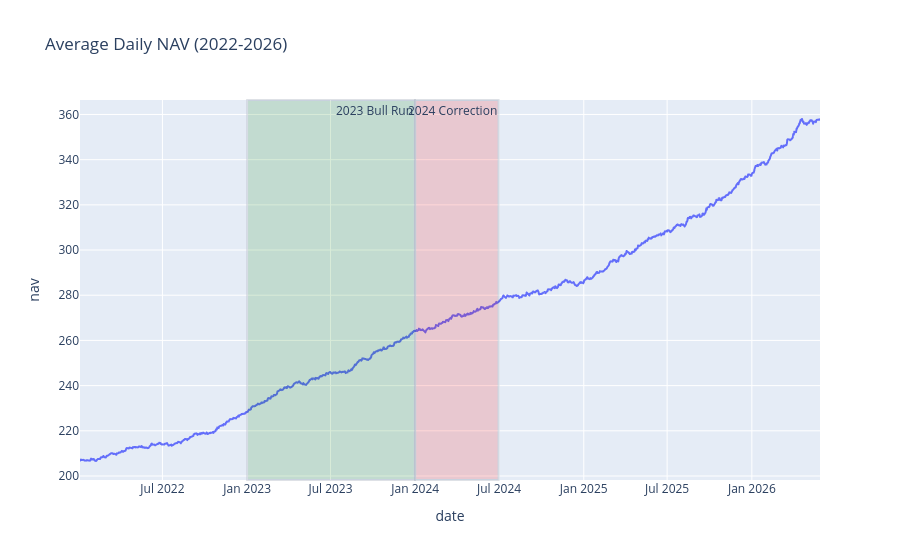

Write notebook code for a chart like this one.
### Code cell
fig = px.line(
    daily_nav,
    x="date",
    y="nav",
    title="Average Daily NAV (2022-2026)"
)

fig.add_vrect(
    x0="2023-01-01",
    x1="2023-12-31",
    annotation_text="2023 Bull Run",
    fillcolor="green",
    opacity=0.15
)

fig.add_vrect(
    x0="2024-01-01",
    x1="2024-06-30",
    annotation_text="2024 Correction",
    fillcolor="red",
    opacity=0.15
)

fig.show()

### Figure 1 — Plotly figure (JSON) as saved in the notebook; plotly's stock layout.template omitted (floating-point values rounded to 4 significant figures; data arrays with more than 128 entries replaced by an {"elided": "..."} marker saying what was removed)
{"data": [{"hovertemplate": "date=%{x}<br>nav=%{y}<extra></extra>", "legendgroup": "", "line": {"color": "#636efa", "dash": "solid"}, "marker": {"symbol": "circle"}, "mode": "lines", "name": "", "showlegend": false, "type": "scattergl", "x": {"elided": "1150 str values"}, "xaxis": "x", "y": {"elided": "1150 float values"}, "yaxis": "y"}], "layout": {"annotations": [{"showarrow": false, "text": "2023 Bull Run", "x": "2023-12-31", "xanchor": "right", "xref": "x", "y": 1, "yanchor": "top", "yref": "y domain"}, {"showarrow": false, "text": "2024 Correction", "x": "2024-06-30", "xanchor": "right", "xref": "x", "y": 1, "yanchor": "top", "yref": "y domain"}], "legend": {"tracegroupgap": 0}, "shapes": [{"fillcolor": "green", "opacity": 0.15, "type": "rect", "x0": "2023-01-01", "x1": "2023-12-31", "xref": "x", "y0": 0, "y1": 1, "yref": "y domain"}, {"fillcolor": "red", "opacity": 0.15, "type": "rect", "x0": "2024-01-01", "x1": "2024-06-30", "xref": "x", "y0": 0, "y1": 1, "yref": "y domain"}], "title": {"text": "Average Daily NAV (2022-2026)"}, "xaxis": {"anchor": "y", "domain": [0, 1], "title": {"text": "date"}}, "yaxis": {"anchor": "x", "domain": [0, 1], "title": {"text": "nav"}}}}
